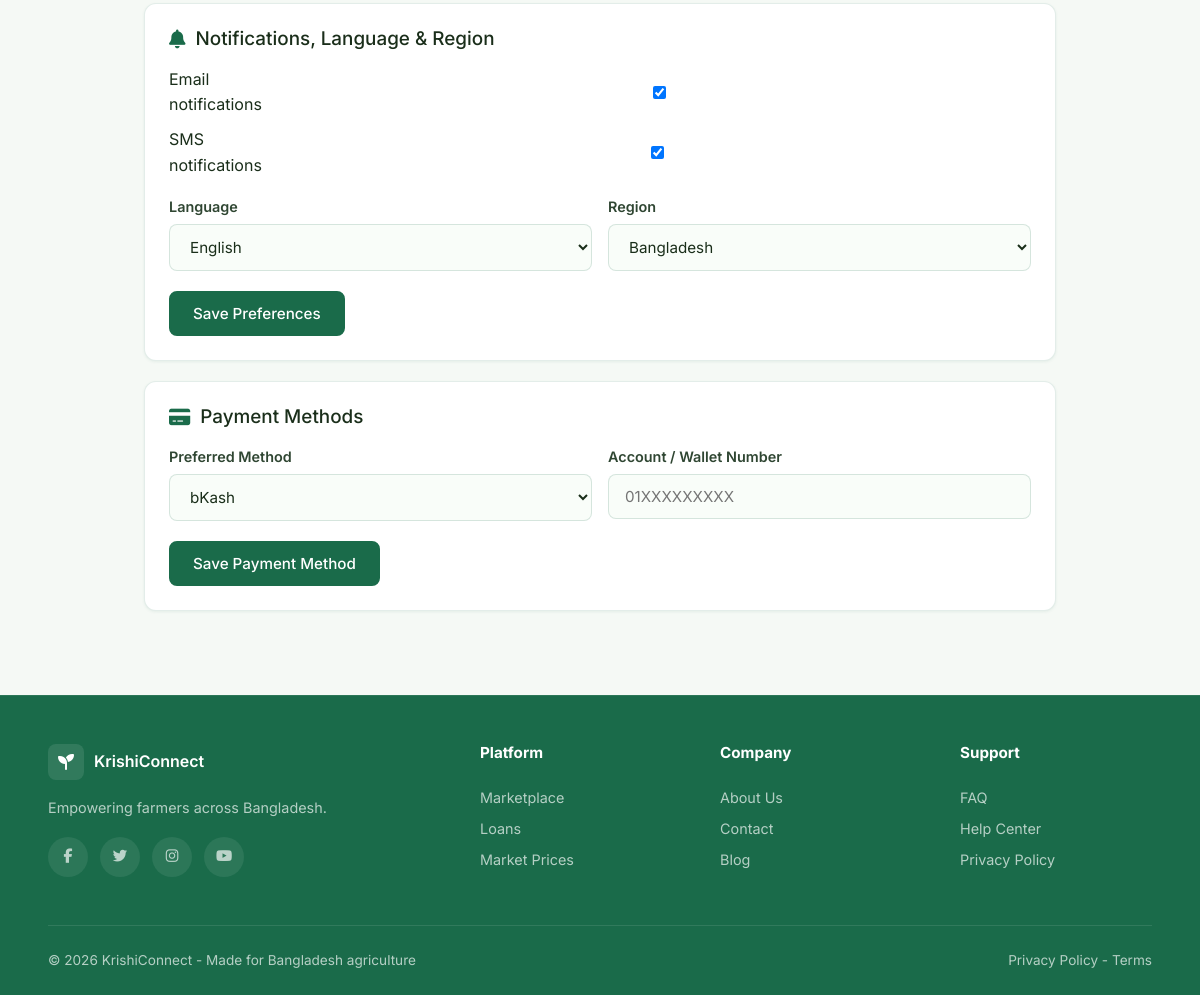
The app's page /pages/settings.php (signed in, lower part), older data.
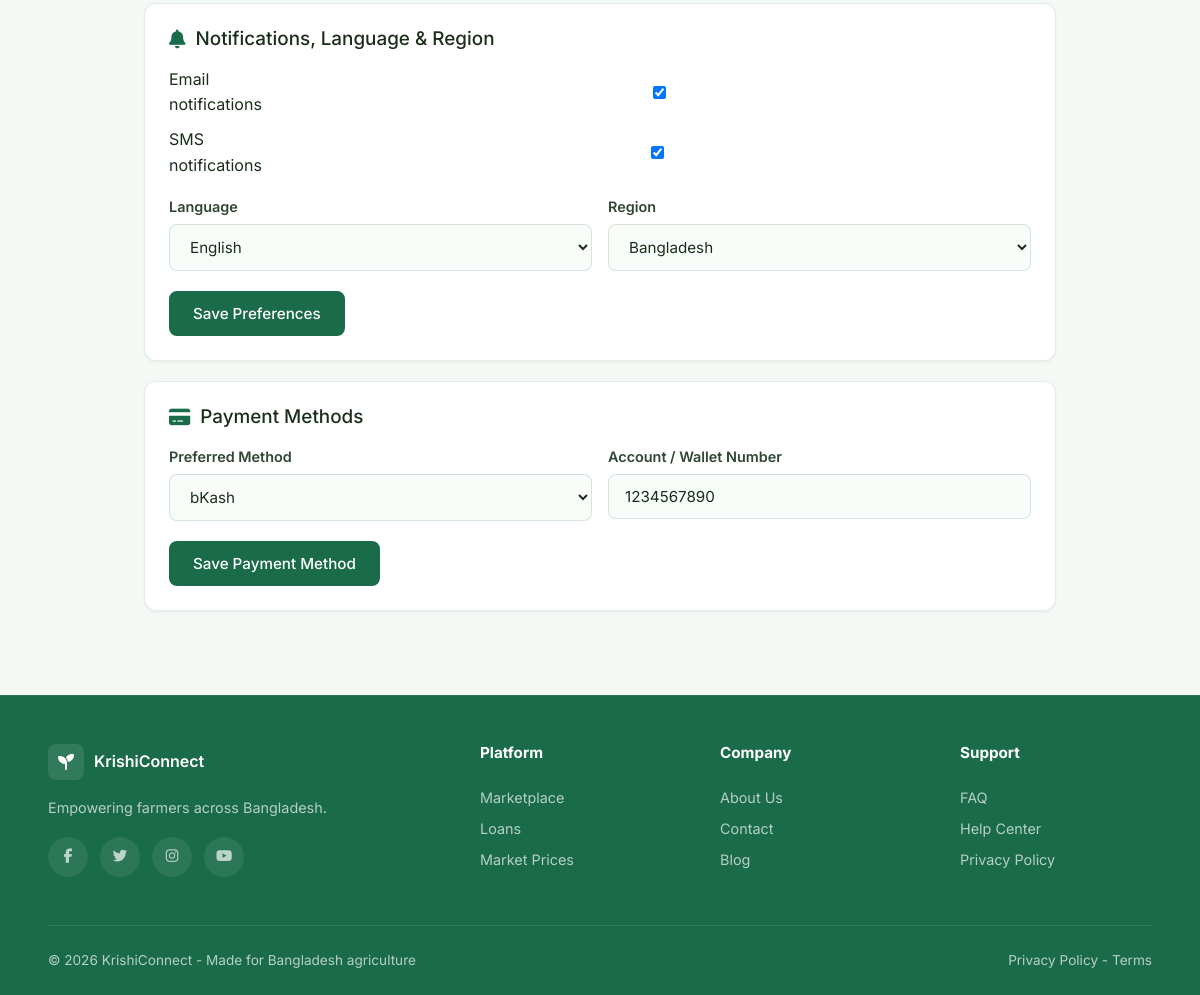
The same page, newer data.
### tables this page shows
CREATE TABLE user_settings (
    user_id INT PRIMARY KEY,
    email_notifications TINYINT(1) NOT NULL DEFAULT 1,
    sms_notifications TINYINT(1) NOT NULL DEFAULT 1,
    language VARCHAR(40) NOT NULL DEFAULT 'English',
    region VARCHAR(80) NOT NULL DEFAULT 'Bangladesh',
    currency VARCHAR(10) DEFAULT 'BDT',
    two_factor_enabled TINYINT(1) DEFAULT 0,
    updated_at TIMESTAMP DEFAULT CURRENT_TIMESTAMP ON UPDATE CURRENT_TIMESTAMP,
    FOREIGN KEY (user_id) REFERENCES users(id) ON DELETE CASCADE
);

CREATE TABLE user_payment_methods (
    id INT AUTO_INCREMENT PRIMARY KEY,
    user_id INT NOT NULL,
    method VARCHAR(40) NOT NULL DEFAULT 'bKash',
    account_number VARCHAR(80) DEFAULT NULL,
    account_holder VARCHAR(120),
    is_primary TINYINT(1) DEFAULT 0,
    is_active TINYINT(1) DEFAULT 1,
    updated_at TIMESTAMP DEFAULT CURRENT_TIMESTAMP ON UPDATE CURRENT_TIMESTAMP,
    FOREIGN KEY (user_id) REFERENCES users(id) ON DELETE CASCADE,
    INDEX idx_user_id (user_id),
    UNIQUE KEY idx_primary (user_id, is_primary)
);

### app/includes/config.php (called while the page is built)
<?php
return [
    'db' => [
        'host' => getenv('KRISHI_DB_HOST') ?: 'localhost',
        'port' => getenv('KRISHI_DB_PORT') ?: '3307',
        'name' => getenv('KRISHI_DB_NAME') ?: 'krishiconnect',
        'user' => getenv('KRISHI_DB_USER') ?: 'root',
        'pass' => getenv('KRISHI_DB_PASS') ?: '',
        'charset' => getenv('KRISHI_DB_CHARSET') ?: 'utf8mb4',
    ],
    'base_url' => getenv('KRISHI_BASE_URL') !== false ? getenv('KRISHI_BASE_URL') : null,
];

### app/includes/db.php (called while the page is built)
<?php
function db(): PDO
{
    static $pdo = null;
    if ($pdo instanceof PDO) {
        return $pdo;
    }
    $config = require __DIR__ . '/config.php';
    $db = $config['db'];
    $dsn = sprintf(
        'mysql:host=%s;port=%s;dbname=%s;charset=%s',
        $db['host'],
        $db['port'],
        $db['name'],
        $db['charset']
    );
    $pdo = new PDO($dsn, $db['user'], $db['pass'], [
        PDO::ATTR_ERRMODE => PDO::ERRMODE_EXCEPTION,
        PDO::ATTR_DEFAULT_FETCH_MODE => PDO::FETCH_ASSOC,
    ]);
    return $pdo;
}

### app/includes/helpers.php (called while the page is built, shortened)
<?php
function app_config(): array
{
    static $config = null;
    if ($config === null) {
        $config = require __DIR__ . '/config.php';
    }
    return $config;
}
function base_url(): string
{
    $base = app_config()['base_url'] ?? '';
    return rtrim($base, '/');
}
function url(string $path): string
{
    $base = base_url();
    $path = '/' . ltrim($path, '/');
    return $base . $path;
}
function asset_url(string $path): string
{
    return url($path);
}

### pages/settings.php (the view, shortened to what this page needs)
<?php
require_once __DIR__ . '/../app/includes/helpers.php';
require_once __DIR__ . '/../app/includes/db.php';
$user = current_user();
$pdo = db();
$pdo->exec(
    "CREATE TABLE IF NOT EXISTS user_settings (
        user_id INT PRIMARY KEY,
        email_notifications TINYINT(1) NOT NULL DEFAULT 1,
        sms_notifications TINYINT(1) NOT NULL DEFAULT 1,
        language VARCHAR(40) NOT NULL DEFAULT 'English',
        region VARCHAR(80) NOT NULL DEFAULT 'Bangladesh',
        updated_at TIMESTAMP DEFAULT CURRENT_TIMESTAMP ON UPDATE CURRENT_TIMESTAMP,
        FOREIGN KEY (user_id) REFERENCES users(id) ON DELETE CASCADE
    )"
);
$pdo->exec(
    "CREATE TABLE IF NOT EXISTS user_payment_methods (
        user_id INT PRIMARY KEY,
        method VARCHAR(40) NOT NULL DEFAULT 'bKash',
        account_number VARCHAR(80) DEFAULT NULL,
        updated_at TIMESTAMP DEFAULT CURRENT_TIMESTAMP ON UPDATE CURRENT_TIMESTAMP,
        FOREIGN KEY (user_id) REFERENCES users(id) ON DELETE CASCADE
    )"
);
$stmt = $pdo->prepare('SELECT id, full_name, email, phone, role FROM users WHERE id = ?');
$stmt->execute([(int)$user['id']]);
$account = $stmt->fetch() ?: $user;
$prefStmt = $pdo->prepare('SELECT * FROM user_settings WHERE user_id = ?');
$prefStmt->execute([(int)$account['id']]);
$prefs = $prefStmt->fetch() ?: [
    'email_notifications' => true,
    'sms_notifications' => true,
    'language' => 'English',
    'region' => 'Bangladesh',
];
$payStmt = $pdo->prepare('SELECT method, account_number AS account FROM user_payment_methods WHERE user_id = ?');
$payStmt->execute([(int)$account['id']]);
$payment = $payStmt->fetch() ?: [
    'method' => 'bKash',
    'account' => '',
];
?>
<!DOCTYPE html>
<html lang="en">
<head>
    <link rel="stylesheet" href="<?= asset_url('css/styles.css'); ?>">
    <link rel="stylesheet" href="https://cdnjs.cloudflare.com/ajax/libs/font-awesome/6.5.1/css/all.min.css">
</head>
<body>
<?php require __DIR__ . '/../app/includes/header.php'; ?>
<section class="section">
    <div class="container" style="max-width:960px">
        <div class="settings-panel" id="preferences">
            <h2><i class="fas fa-bell"></i> Notifications, Language &amp; Region</h2>
            <form method="post" action="<?= url('app/actions/settings_update.php'); ?>">
                <div class="settings-list">
                    <label><span>Email notifications</span><input type="checkbox" name="email_notifications" <?= !empty($prefs['email_notifications']) ? 'checked' : ''; ?>></label>
                    <label><span>SMS notifications</span><input type="checkbox" name="sms_notifications" <?= !empty($prefs['sms_notifications']) ? 'checked' : ''; ?>></label>
                </div>
                <div class="form-row" style="margin-top:1rem">
                    <div class="form-group"><label>Language</label><select name="language"><option <?= $prefs['language'] === 'English' ? 'selected' : ''; ?>>English</option></select></div>
                    <div class="form-group"><label>Region</label><select name="region"><option <?= $prefs['region'] === 'Bangladesh' ? 'selected' : ''; ?>>Bangladesh</option></select></div>
                </div>
                <button class="btn btn-primary" type="submit">Save Preferences</button>
            </form>
        </div>
        <div class="settings-panel" id="payment">
            <h2><i class="fas fa-credit-card"></i> Payment Methods</h2>
            <form method="post" action="<?= url('app/actions/settings_update.php'); ?>">
                <div class="form-row">
                    <div class="form-group"><label>Preferred Method</label><select name="payment_method"><option <?= $payment['method'] === 'bKash' ? 'selected' : ''; ?>>bKash</option></select></div>
                    <div class="form-group"><label>Account / Wallet Number</label><input type="text" name="payment_account" value="<?= htmlspecialchars($payment['account']); ?>" placeholder="01XXXXXXXXX"></div>
                </div>
                <button class="btn btn-primary" type="submit">Save Payment Method</button>
            </form>
        </div>
    </div>
</section>
<?php require __DIR__ . '/../app/includes/footer.php'; ?>
</body>
</html>

### app/includes/header.php (shortened to what this page needs)
<?php
require_once __DIR__ . '/helpers.php';
?>
<!DOCTYPE html>
<html lang="en">
<head>
    <link rel="stylesheet" href="<?= asset_url('css/styles.css'); ?>">
    <link rel="stylesheet" href="https://cdnjs.cloudflare.com/ajax/libs/font-awesome/6.5.1/css/all.min.css">
</head>
<body>

### app/includes/footer.php
<?php
require_once __DIR__ . '/helpers.php';
?>
<footer>
    <div class="container">
        <div class="footer-grid">
            <div class="footer-col">
                <div class="logo" style="margin-bottom:1rem">
                    <span class="brand-mark"><i class="fas fa-seedling"></i></span>
                    <span>KrishiConnect</span>
                </div>
                <p>Empowering farmers across Bangladesh.</p>
                <div class="social-links">
                    <a href="#" aria-label="Facebook"><i class="fab fa-facebook-f"></i></a>
                    <a href="#" aria-label="Twitter"><i class="fab fa-twitter"></i></a>
                    <a href="#" aria-label="Instagram"><i class="fab fa-instagram"></i></a>
                    <a href="#" aria-label="YouTube"><i class="fab fa-youtube"></i></a>
                </div>
            </div>
            <div class="footer-col">
                <h3>Platform</h3>
                <a href="<?= url('pages/marketplace.php'); ?>">Marketplace</a>
                <a href="<?= url('pages/microfinance.php'); ?>">Loans</a>
                <a href="<?= url('pages/dashboard.php'); ?>">Market Prices</a>
            </div>
            <div class="footer-col">
                <h3>Company</h3>
                <a href="<?= url('pages/about.php'); ?>">About Us</a>
                <a href="<?= url('pages/contact.php'); ?>">Contact</a>
                <a href="<?= url('pages/blog.php'); ?>">Blog</a>
            </div>
            <div class="footer-col">
                <h3>Support</h3>
                <a href="<?= url('pages/faq.php'); ?>">FAQ</a>
                <a href="<?= url('pages/contact.php'); ?>">Help Center</a>
                <a href="#">Privacy Policy</a>
            </div>
        </div>
        <div class="footer-bottom">
            <span>&copy; 2026 KrishiConnect - Made for Bangladesh agriculture</span>
            <span>Privacy Policy - Terms</span>
        </div>
    </div>
</footer>
</body>
</html>

Row changes from the older to the newer data that the page shows:
added user_payment_methods: payment_account "1234567890"
